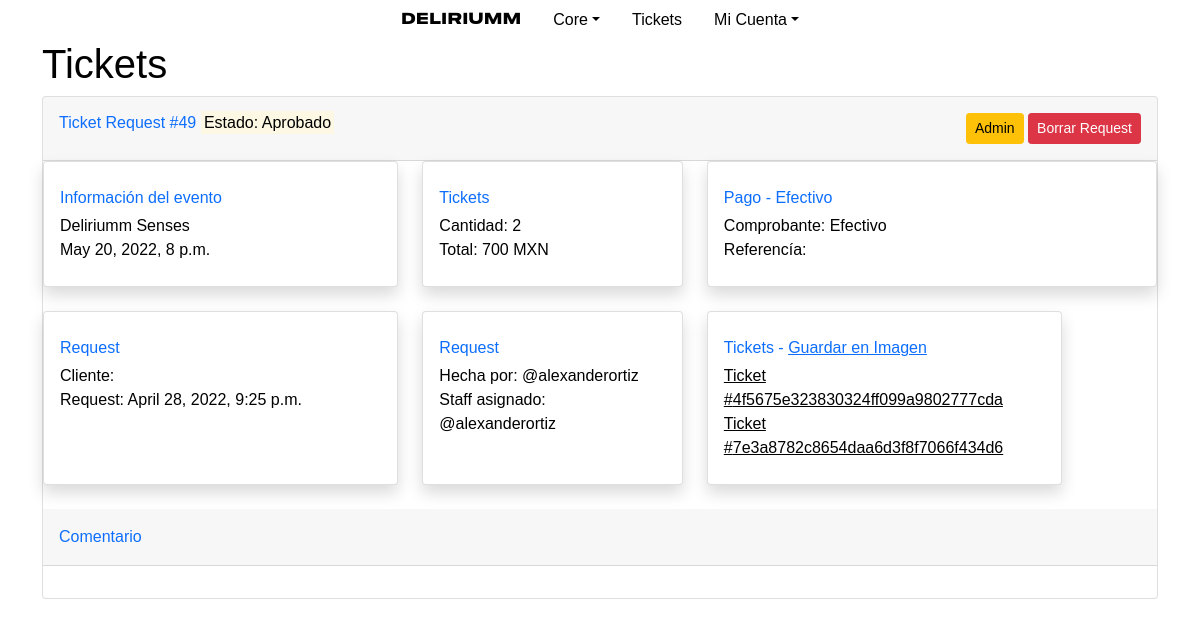
/core/tickets/r/49 (signed in), run on the app's committed database.
### tickets/models.py (models this page shows, shortened)
class TicketRequest(models.Model):
    user = models.ForeignKey(User, on_delete=models.CASCADE)
    event = models.ForeignKey(Event, on_delete=models.CASCADE)
    context = models.CharField(max_length=300, blank=True)
    q_tickets = models.IntegerField(verbose_name="Tickets")
    reference = models.CharField(max_length=150, default="none")
    client = models.CharField(max_length=50, default="none")
    total = models.IntegerField(verbose_name="Total", default="0")
    created = models.DateTimeField(auto_now=True)
    staff_asigned = models.CharField(max_length=30, default="none")
    PAYMENTS = (
        ("CASH", "Efectivo"),
        ("CARD", "Tarjeta"),
        ("TRANSFER", "Transferencía"),
        ("DEPOSIT", "Deposíto"),
    )
    payment_method = models.CharField(
        max_length=20,
        choices=PAYMENTS,
        default='CASH',
    )
    STATUS = (
        ("PE", "Pendiente"),
        ("RE", "Rechazado"),
        ("VA", "Aprobado"),
        ("AR", "Archivado"),
    )
    status = models.CharField(
        max_length=2,
        choices=STATUS,
        default='PE',
    )

class Ticket(models.Model):
    hash = models.CharField(primary_key=True, verbose_name="Hash Id", max_length=200)
    client = models.CharField(max_length=50)
    ticketrequest = models.ForeignKey(TicketRequest, on_delete=models.CASCADE)
    user = models.ForeignKey(User, on_delete=models.CASCADE)
    event = models.ForeignKey(Event, on_delete=models.CASCADE)
    price = models.IntegerField(verbose_name="Price")
    status_export = models.BooleanField(default=True)

### core/models.py (models this page shows, shortened)
class Event(models.Model):
    name = models.CharField(verbose_name="Name", max_length=200)
    datetime = models.DateTimeField(verbose_name="Date, Time")
    price = models.IntegerField(verbose_name="Price")
    STATUS = (
        ("AN", "Anunciado"),
        ("VE", "En Venta"),
        ("TE", "Venta Terminada"),
        ("AR", "Archivado"),
    )
    status = models.CharField(
        max_length=2,
        choices=STATUS,
        default='AN',
    )

### tickets/views.py (the view)
# urls.py: path("r/<int:requestid>", views.request_view, name="request_view"),
def request_view(request, requestid):
    if not request.user.is_authenticated:
        return HttpResponseRedirect(reverse("users:login"))
    if requestid == 0:
        return HttpResponseRedirect(reverse("tickets:index"))
    ticketrequest = get_object_or_404(TicketRequest, pk=requestid)
    usercore = get_object_or_404(UserCore, user=request.user)
    usercore.last_ticket_request_see = requestid
    usercore.save()
    status_display = ticketrequest.get_status_display()
    if ticketrequest.user == request.user or request.user.has_perm("users.can_view_admin") or request.user.has_perm("users.can_view_staff"):
        return render(request, "tickets/request_view.html", {
            "requestid": requestid,
            "ticketrequest": ticketrequest,
            "status_display": status_display,
            "ticketslist": Ticket.objects.filter(ticketrequest=requestid)
        })

### tickets/templates/tickets/request_view.html (shortened to what this page needs)
{% extends 'tickets/layout_1.html' %}
{% block head %}
{% load static %}
{% endblock %}
{% block body %}
<h1>Tickets</h1>
    <div class="card mb-4">
        <div class="card-header py-3">
            <div class="row justify-content-between">
                <div class="col-xl-4 col-md-6">
                    <h6 class="m-0 font-weight-bold text-primary">Ticket Request #{{ requestid }} <mark>Estado: {{ status_display }}</mark></h6>
                </div>
                <div class="col-xl-3 col-md-6">
                    <div class="text-end ">
                        <a href="{% url 'tickets:admin_request_view' requestid %}"><button type="button" class="btn btn-warning btn-sm">Admin</button></a>
                        <a href="{% url 'tickets:delete_ticket_request' requestid %}"><button type="button" class="btn btn-danger btn-sm">Borrar Request</button></a>
                    </div>
                </div>
            </div>
        </div>
        <div class="row">
        <div class="col-xl-4 col-md-6 mb-4">
            <div class="card border-left-primary shadow h-100 py-2">
                <div class="card-body">
                    <div class="row no-gutters align-items-center">
                        <div class="col mr-2">
                            <div class="text-xs font-weight-bold text-primary mb-1">
                                Información del evento</div>
                            <div class="p mb-0 text-gray-800">
                                {{ ticketrequest.event.name }}
                            </div>
                            <div class="p mb-0 text-gray-800">
                                {{ ticketrequest.event.datetime }}
                            </div>
                        </div>
                    </div>
                </div>
            </div>
        </div>
        <div class="col-xl-3 col-md-6 mb-4">
            <div class="card border-left-primary shadow h-100 py-2">
                <div class="card-body">
                    <div class="row no-gutters align-items-center">
                        <div class="col mr-2">
                            <div class="text-xs font-weight-bold text-primary mb-1">
                                Tickets</div>
                            <div class="p mb-0 text-gray-800">
                                Cantidad: {{  ticketrequest.q_tickets }}
                            </div>
                            <div class="p mb-0 text-gray-800">
                                Total: {{  ticketrequest.total }} MXN
                            </div>
                        </div>
                    </div>
                </div>
            </div>
        </div>
        <div class="col-xl-5 col-md-6 mb-4">
            <div class="card border-left-primary shadow h-100 py-2">
                <div class="card-body">
                    <div class="row no-gutters align-items-center">
                        <div class="col mr-2">
                            <div class="text-xs font-weight-bold text-primary mb-1">
                                Pago - {{ ticketrequest.get_payment_method_display }}</div>
                            {% if ticketrequest.payment_method == "CASH" %}
                            <div class="p mb-0 text-gray-800">
                                Comprobante: Efectivo
                            </div>
                            {% endif %}
                            <div class="p mb-0 text-gray-800">
                                Referencía: {{  ticketrequest.reference }}
                            </div>
                        </div>
                    </div>
                </div>
            </div>
        </div>
        <div class="col-xl-4 col-md-6 mb-4">
            <div class="card border-left-primary shadow h-100 py-2">
                <div class="card-body">
                    <div class="row no-gutters align-items-center">
                        <div class="col mr-2">
                            <div class="text-xs font-weight-bold text-primary mb-1">
                                Request</div>
                            <div class="p mb-0 text-gray-800">
                                Cliente: {{ ticketrequest.client }}
                            </div>
                            <div class="p mb-0 text-gray-800">
                                Request: {{ ticketrequest.created }}
                            </div>
                        </div>
                    </div>
                </div>
            </div>
        </div>
        <div class="col-xl-3 col-md-6 mb-4">
            <div class="card border-left-primary shadow h-100 py-2">
                <div class="card-body">
                    <div class="row no-gutters align-items-center">
                        <div class="col mr-2">
                            <div class="text-xs font-weight-bold text-primary mb-1">
                                Request</div>
                            <div class="p mb-0 text-gray-800">
                                Hecha por: @{{ ticketrequest.user.username }}
                            </div>
                            {% if ticketrequest.staff_asigned != "none" %}
                            <div class="p mb-0 text-gray-800">
                                Staff asignado: @{{ ticketrequest.staff_asigned }}
                            </div>
                            {% endif %}
                        </div>
                    </div>
                </div>
            </div>
        </div>
{% if ticketrequest.status == "VA" or ticketrequest.status == "AR" %}
<div class="col-xl-4 col-md-6 mb-4">
    <div class="card border-left-primary shadow h-100 py-2">
        <div class="card-body">
            <div class="row no-gutters align-items-center">
                <div class="col mr-2">
                    <div class="text-xs font-weight-bold text-primary mb-1">
                        Tickets - <a href="{% url 'tickets:image_tickets' requestid %}">Guardar en Imagen</a></div>
                    {% for ticket in ticketslist %}
                    <div class="p mb-0 text-gray-800">
                        <a href="{% url 'tickets:image_ticket' ticket.hash %}">Ticket #{{ ticket.hash }}</a>
                    </div>
                    {% endfor %}
                </div>
            </div>
        </div>
    </div>
</div>
{% endif %}
    </div>
    <div class="card-header py-3">
        <div class="text-start m-0 font-weight-bold text-primary">
            Comentario
        </div>
    </div>
        <div class="card-body">
        </div>
    </div>
{% endblock body %}

### tickets/static/tickets/style_layout1.css (style rules this page uses)
body { font-family: sans-serif; color: black; }
a, a:visited, a:hover, a:active { color: inherit; }

### data on the page
TicketRequest: event.name "Deliriumm Senses", event.datetime "May 20, 2022, 8 p.m.", q_tickets "2", total "700", payment_method "Efectivo", created "April 28, 2022, 9:25 p.m.", user.username "alexanderortiz", staff_asigned "alexanderortiz"
Ticket: hash "4f5675e323830324ff099a9802777cda"
Ticket: hash "7e3a8782c8654daa6d3f8f7066f434d6"

### other printed values
{{ requestid }} "49"
{{ status_display }} "Aprobado"
